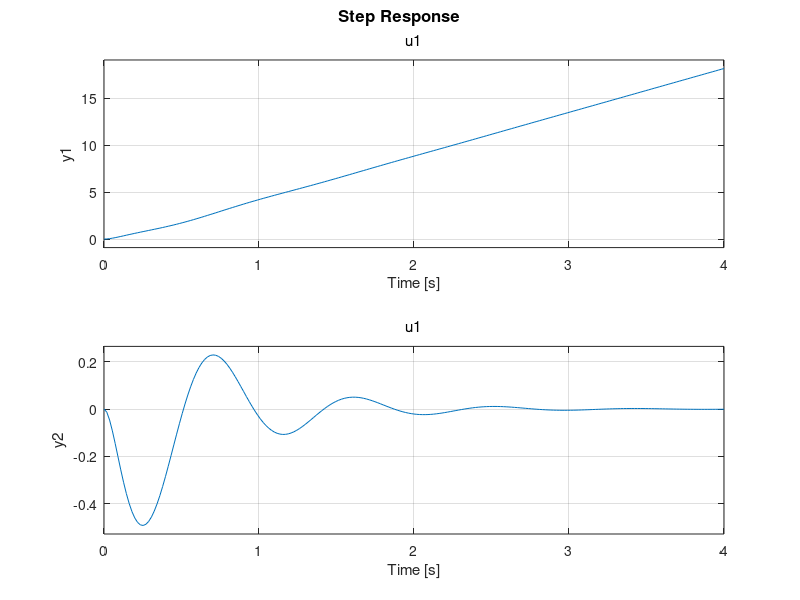
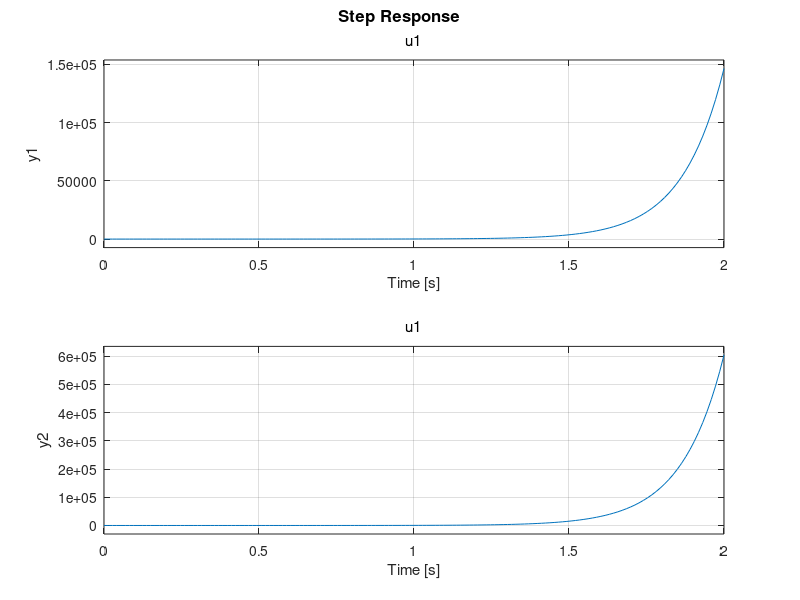
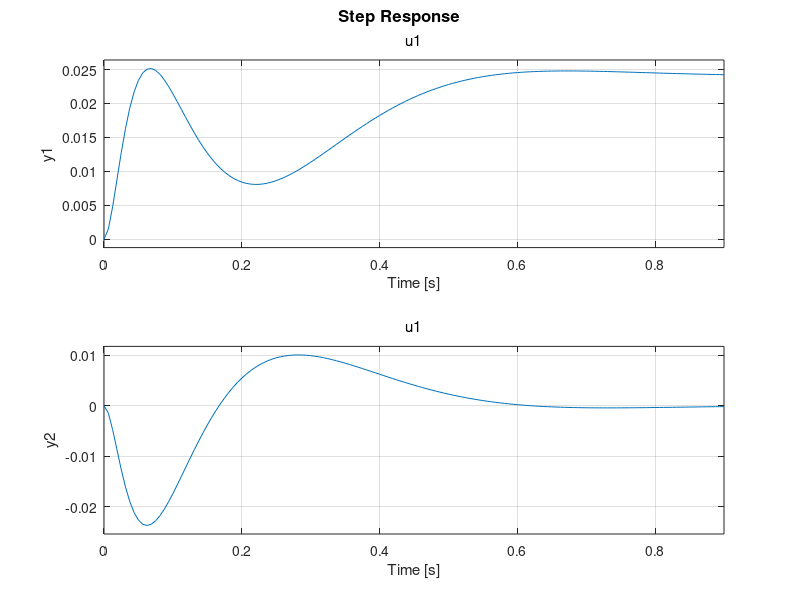
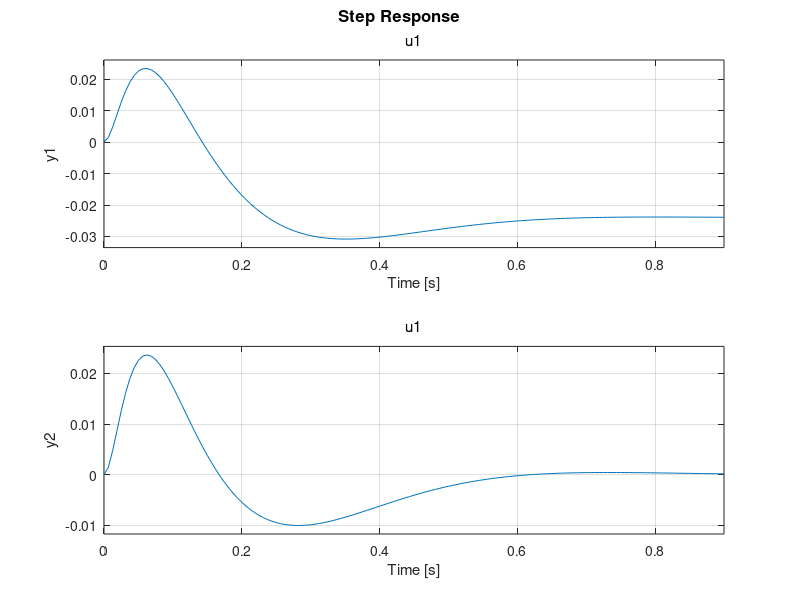

Write the MATLAB code that produced these figures, in order.
%% State Space Representations
% downward position
A_down = [0 0 1 0;0 0 0 1;0 52.8369133 -19.50692833 0.6541334519;0 -98.08151611 19.46859916 -1.214272309];
B_down = 2.6*[0;0;35.06604733;-34.99714604];

% upward position
A_up = [0 0 1 0;0 0 0 1;0 52.8369133 -19.50692833 -0.6541334519;0 98.08151611 -19.46859916 -1.214272309];
B_up = 2.6*[0;0;35.06604733;34.99714604];

C = [1,0,0,0;0,1,0,0];
D = [0;0];

eig_down = eig(A_down)
eig_up = eig(A_up)

G_down = ss(A_down,B_down,C,D)
G_up = ss (A_up,B_up,C,D)
figure(1)
step (G_down)
figure(2)
step (G_up)

% [B_down,A_down*B_down,A_down*A_down*B_down,A_down*A_down*A_down*B_down]
R_down = ctrb(A_down,B_down)
rank(R_down)
R_up = ctrb(A_up,B_up)
rank(R_up)

%% Design
% desired closed loop eigenvalues
% P = [-4+1i -4-1i -20 -21];
% P1 = [-1-sqrt(3)*j -1+sqrt(3)*j -5 -10]
P2 = [-7-7*j -7+7*j -35 -50]


% downward position K
% K_down1 = acker(A_down, B_down, P1);
K_down2 = acker(A_down, B_down, P2);

% C_down1 = [1,0,0,0;0,1,0,0;K_down1];
C_down2 = [1,0,0,0;0,1,0,0;K_down2];

% G_down1 = ss(A_down-B_down*K_down1,B_down,C_down1,D)
G_down2 = ss(A_down-B_down*K_down2,B_down,C,D)
% figure(1)
% step(G_down1)
figure(3)
step(G_down2)

% upward position K
K_up = acker(A_up, B_up, P2);
G_up2 = ss(A_up-B_up*K_up,B_up,C,D)
figure(4)
step(G_up2)


% LQR
Q_down = eye(4);
Q_down(1,1) = 0.01;
R_down = 10;
K_down_LQR = lqr(A_down, B_down, Q_down, R_down);
C_down_LQR = [1,0,0,0;0,1,0,0;K_down_LQR];

G_down_LQR = ss(A_down-B_down*K_down_LQR,B_down,C,D)
figure(5)
step(G_down_LQR)

Q_up = eye(4);
Q_up(1,1) = 0.01;
R_up = 100;
K_up_LQR = lqr(A_up, B_up, Q_up, R_up);

G_up_LQR = ss(A_up-B_up*K_up_LQR,B_up,C,D)
figure(6)
step(G_up_LQR)

Poles_down = eig(A_down-B_down*K_down_LQR);
Poles_up = eig(A_up-B_up*K_up_LQR);


% 
% ts = 0.01;
% t = 0 : ts : 5;
% x0 = [0; 0.1; 0.1; 0];
% [y1,t1,x1] = initial(G_down2,x0,t);
% [y2,t2,x2] = initial(G_down_LQR,x0,t);
% figure(6)
% yyaxis left;
% plot(t1, x1(:,3),'LineWidth',2)
% hold on
% plot(t2, x2(:,3),'LineWidth',2)
% ylabel('Cart Velocity(m/s)')
% yyaxis right;
% plot(t1, x1(:,4),'LineWidth',2)
% hold on
% plot(t2, x2(:,4),'LineWidth',2)
% ylabel('Pendulum Angular Velocity(rad/s)')
% xlabel('Time(s)');
% legend('Trial 1 - x2','Trial 2 - x2','Trial 1 - x4','Trial 2 - x4')
% grid on
% title('Cart Velocity and Pendulum Angular Velocity in 2 Cases');
